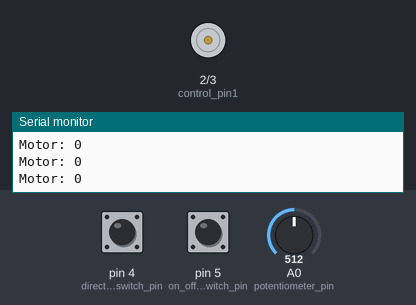
The sketch below on a simulated Arduino Uno, built with avr-gcc and run on an emulated ATmega328P. Parts: motor-driver pin pairs drawn as motors (green arrow = first pin HIGH = forward, orange = second pin HIGH = backward, longer = more drive, scaled by the enable pin), the last lines printed to the serial monitor. Inputs (shaded band) come from the test bench; at power-on: pin 5 (on_off_switch_state_switch_pin) LOW, A0 (potentiometer_pin) = 512, pin 4 (direction_switch_pin) LOW.

Above: at 1.2 s.
1.3 s: pin 5 (on_off_switch_state_switch_pin) pulled HIGH for 0.15 s
At 1.7 s:
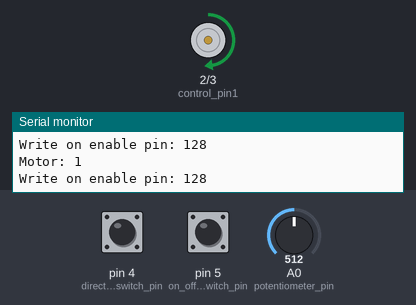
2.9 s: A0 (potentiometer_pin) set to 122
At 3.6 s:
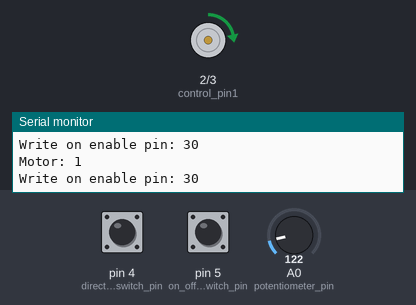
4.4 s: pin 4 (direction_switch_pin) pulled HIGH for 0.15 s
At 5.6 s:
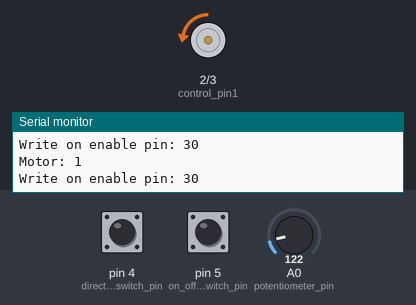
6.0 s: A0 (potentiometer_pin) set to 511
At 7.0 s:
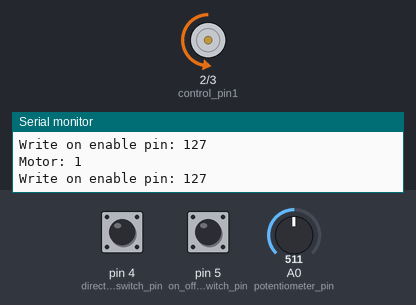
7.5 s: pin 5 (on_off_switch_state_switch_pin) pulled HIGH for 1 s
At 8.2 s:
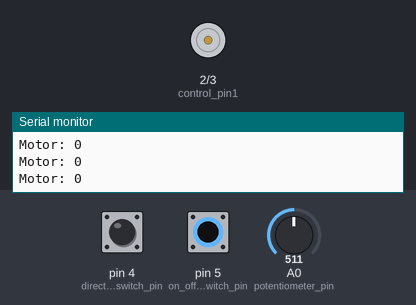
10.0 s: pin 4 (direction_switch_pin) pulled HIGH for 1 s
Timing chart, 0 to 13.0 s (numbered marks = the images above; inputs shaded):
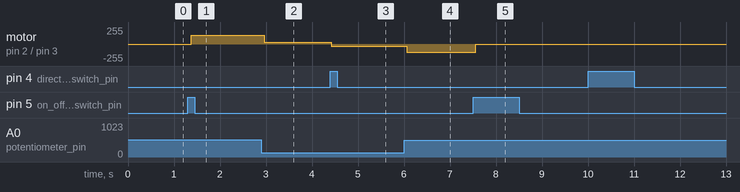

Measured:
- after the input at 1.3 s, motor on pin 2 (control_pin1) / pin 3 (control_pin2): stopped → forward 128/255 after 0.07 s
- after the input at 2.9 s, motor on pin 2 (control_pin1) / pin 3 (control_pin2): forward 128/255 → forward 30/255 after 0.06 s
- after the input at 4.4 s, motor on pin 2 (control_pin1) / pin 3 (control_pin2): forward 30/255 → backward 30/255 at once
- after the input at 6.0 s, motor on pin 2 (control_pin1) / pin 3 (control_pin2): backward 30/255 → backward 127/255 after 0.06 s
- after the input at 7.5 s, motor on pin 2 (control_pin1) / pin 3 (control_pin2): backward 127/255 → stopped after 0.06 s

The sketch:

10-zeotrope.ino
```cpp
const int control_pin1 = 2;
const int control_pin2 = 3;
const int enable_pin = 6;

const int direction_switch_pin = 4;
const int on_off_switch_state_switch_pin = 5;

const int potentiometer_pin = A0;

int on_off_switch_state = 0;
int previous_on_off_switch_state = 0;
int direction_switch_state = 0;
int previous_direction_switch_state = 0;

int motor_enabled = 0;
int motor_speed = 0;
int motor_direction = 1;

void setup() {
  Serial.begin(9600);
  pinMode(direction_switch_pin, INPUT);
  pinMode(on_off_switch_state_switch_pin, INPUT);
  pinMode(control_pin1, OUTPUT);
  pinMode(control_pin2, OUTPUT);
  pinMode(enable_pin, OUTPUT);
  digitalWrite(enable_pin, HIGH);
}

void loop() {
  on_off_switch_state = digitalRead(on_off_switch_state_switch_pin);
  delay(1);
  direction_switch_state = digitalRead(direction_switch_pin);
  motor_speed = analogRead(potentiometer_pin)/4;

  if (on_off_switch_state != previous_on_off_switch_state) {
    Serial.println("Check On/Off");
    if (on_off_switch_state == HIGH) {
      Serial.println("Change On/Off");
      motor_enabled = !motor_enabled;
    }
  }

  if (direction_switch_state != previous_direction_switch_state) {
    if (direction_switch_state == HIGH) {
      motor_direction = !motor_direction;
    }
  }

  if (motor_direction == 1) {
    digitalWrite(control_pin1, HIGH);
    digitalWrite(control_pin2, LOW);
  } else {
    digitalWrite(control_pin1, LOW);
    digitalWrite(control_pin2, HIGH);
  }
  Serial.print("Motor: ");
  Serial.println(motor_enabled);
  if (motor_enabled == 1) {
    Serial.print("Write on enable pin: ");
    Serial.println(motor_speed);
    analogWrite(enable_pin, motor_speed);
  } else {
    analogWrite(enable_pin, 0);
  }
  // Serial.print("Direction: ");
  // Serial.println(direction_switch_state);
  // Serial.print("On/off: ");
  // Serial.println(on_off_switch_state);
  // Serial.print("Motor: ");
  // Serial.println(motor_speed);

  previous_direction_switch_state = direction_switch_state;
  previous_on_off_switch_state = on_off_switch_state;
}
```
